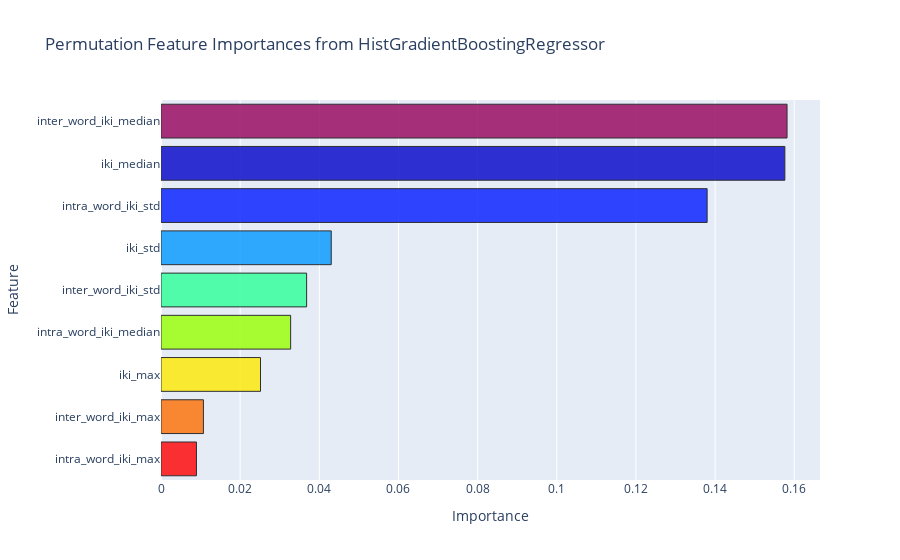

Source (notebook cell):
### Markdown cell above
##### Feature Importance

### Code cell
import plotly.express as px
import plotly.graph_objects as go

perm_importance = permutation_importance(model, X_train, y_train, n_repeats=10, random_state=42)

feature_names = X_train.columns
importances_df = pd.DataFrame({'features': feature_names, 'importance': perm_importance.importances_mean})

# Create the initial figure
fig = px.bar(importances_df.sort_values('importance', ascending=False),
             x='importance', 
             y='features',
             title='Permutation Feature Importances from HistGradientBoostingRegressor',
             labels={'features': 'Features', 'importance': 'Importance'},
             orientation='h')

# Customize the colors of the bars
cm = px.colors.sequential.Rainbow  # Rainbow color map
n_colors = len(importances_df)
fig.for_each_trace(
    lambda t: t.update(
        marker=dict(
            color=[cm[i % len(cm)] for i in range(n_colors)],
            line=dict(color='black', width=1),
            opacity=0.8  # Adjust opacity for less saturation
        )
    )
)

# Update layout
fig.update_layout(
    yaxis={'categoryorder':'total ascending'},
    xaxis_title='Importance',
    yaxis_title='Feature',
    showlegend=False  # Hide the legend if not necessary
)

fig.show()

### Figure 1 — Plotly figure (JSON) as saved in the notebook; plotly's stock layout.template omitted (floating-point values rounded to 4 significant figures)
{"data": [{"alignmentgroup": "True", "hovertemplate": "Importance=%{x}<br>Features=%{y}<extra></extra>", "legendgroup": "", "marker": {"color": ["rgb(150,0,90)", "rgb(0,0,200)", "rgb(0,25,255)", "rgb(0,152,255)", "rgb(44,255,150)", "rgb(151,255,0)", "rgb(255,234,0)", "rgb(255,111,0)", "rgb(255,0,0)"], "line": {"color": "black", "width": 1}, "opacity": 0.8, "pattern": {"shape": ""}}, "name": "", "offsetgroup": "", "orientation": "h", "showlegend": false, "textposition": "auto", "type": "bar", "x": [0.1582, 0.1576, 0.138, 0.04302, 0.03679, 0.03276, 0.02514, 0.01072, 0.008964], "xaxis": "x", "y": ["inter_word_iki_median", "iki_median", "intra_word_iki_std", "iki_std", "inter_word_iki_std", "intra_word_iki_median", "iki_max", "inter_word_iki_max", "intra_word_iki_max"], "yaxis": "y"}], "layout": {"barmode": "relative", "legend": {"tracegroupgap": 0}, "showlegend": false, "title": {"text": "Permutation Feature Importances from HistGradientBoostingRegressor"}, "xaxis": {"anchor": "y", "domain": [0, 1], "title": {"text": "Importance"}}, "yaxis": {"anchor": "x", "categoryorder": "total ascending", "domain": [0, 1], "title": {"text": "Feature"}}}}
